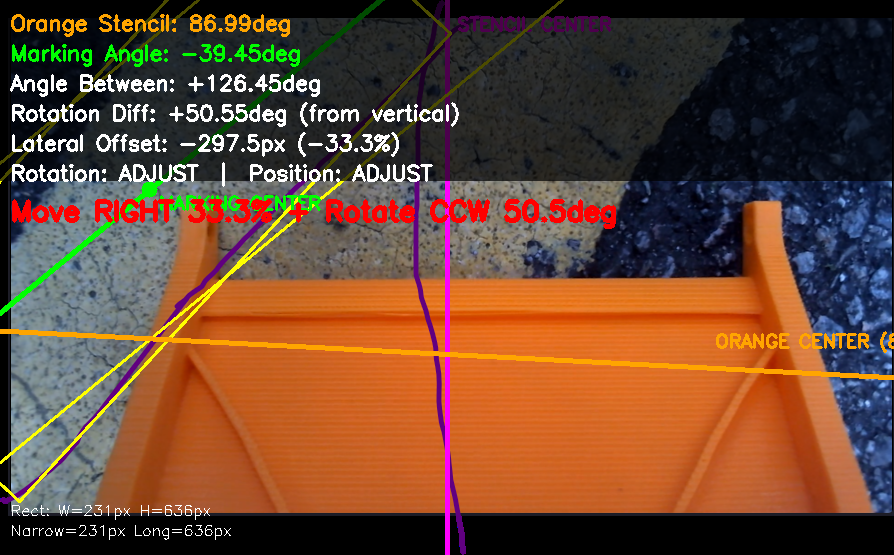
#> input picture RPI_codes/cam/datas/centerline_image.png, 894 x 555 px; its folder holds only this picture in this run
$ python mask.py
#> lines starting #> are read from the running program, lines starting #| are printed output that depends on the picture; after the words box and inside, x2 and y2 are one past the last pixel; in counts of white or black regions, pixels touching at a corner belong together
# -*- coding: utf-8 -*-
"""
Color Mask Visualizer
=====================

Detects and highlights different colors in the image as separate masks.
Shows what the camera actually sees for each color range.

Usage:
    python mask.py

Put your test images in the 'datas' folder.
"""

import cv2
import numpy as np
import os
import glob


class ColorMaskVisualizer:
    """Visualizes color detection masks for alignment system"""

    def __init__(self):
        """Initialize with predefined color ranges"""

        # Orange stencil (HSV)
        self.orange_lower = np.array([5, 150, 150])
        self.orange_upper = np.array([20, 255, 255])

        # Yellow marking (HSV)
        self.yellow_lower = np.array([15, 80, 80])
        self.yellow_upper = np.array([35, 255, 255])

        # White marking (HSV)
        self.white_lower = np.array([0, 0, 98])
        self.white_upper = np.array([180, 199, 254])

        # Black/Dark asphalt (HSV)
        self.black_lower = np.array([0, 0, 0])
        self.black_upper = np.array([180, 255, 50])

    def create_masks(self, image: np.ndarray):
        """
        Create color masks for all detected colors

        Returns:
            Dictionary of color masks
        """
        # Convert to HSV
        hsv = cv2.cvtColor(image, cv2.COLOR_BGR2HSV)

        # Create individual masks
        masks = {}

        # Orange stencil
        masks['orange'] = cv2.inRange(hsv, self.orange_lower, self.orange_upper)

        # Yellow marking
        masks['yellow'] = cv2.inRange(hsv, self.yellow_lower, self.yellow_upper)

        # White marking
        masks['white'] = cv2.inRange(hsv, self.white_lower, self.white_upper)

        # Black/Dark background
        masks['black'] = cv2.inRange(hsv, self.black_lower, self.black_upper)

        # Combined yellow+white (road marking)
        masks['marking'] = cv2.bitwise_or(masks['yellow'], masks['white'])

        # Clean up masks with morphological operations
        kernel = np.ones((3, 3), np.uint8)
        for color_name in masks:
            masks[color_name] = cv2.morphologyEx(masks[color_name], cv2.MORPH_OPEN, kernel)
            masks[color_name] = cv2.morphologyEx(masks[color_name], cv2.MORPH_CLOSE, kernel)

        return masks

    def create_colored_overlay(self, image: np.ndarray, masks: dict):
        """
        Create an overlay showing all detected colors

        Returns:
            Image with colored overlays
        """
        overlay = image.copy()

        # Define colors for each mask (BGR format)
        colors = {
            'orange': (0, 165, 255),   # Orange
            'yellow': (0, 255, 255),   # Yellow
            'white': (255, 255, 255),  # White
            'black': (128, 128, 128),  # Gray (for black areas)
        }

        # Apply colored overlays
        for color_name, color_bgr in colors.items():
            if color_name in masks:
                mask = masks[color_name]
                colored_mask = np.zeros_like(image)
                colored_mask[:] = color_bgr

                # Apply mask with transparency
                alpha = 0.6
                overlay = np.where(mask[:, :, np.newaxis] > 0,
                                  cv2.addWeighted(overlay, 1-alpha, colored_mask, alpha, 0),
                                  overlay)

        return overlay

    def create_grid_visualization(self, image: np.ndarray, masks: dict):
        """
        Create a grid showing original + all masks

        Returns:
            Grid image with all visualizations
        """
        h, w = image.shape[:2]

        # Convert masks to BGR for display
        mask_images = {}
        for name, mask in masks.items():
            mask_bgr = cv2.cvtColor(mask, cv2.COLOR_GRAY2BGR)
            mask_images[name] = mask_bgr

        # Create colored versions
        colored_masks = {}
        colors = {
            'orange': (0, 165, 255),
            'yellow': (0, 255, 255),
            'white': (255, 255, 255),
            'black': (128, 128, 128),
            'marking': (0, 255, 128),  # Green for combined marking
        }

        for name, mask in masks.items():
            if name in colors:
                colored = np.zeros((h, w, 3), dtype=np.uint8)
                colored[mask > 0] = colors[name]
                colored_masks[name] = colored

        # Create overlay
        overlay = self.create_colored_overlay(image, masks)

        # Create grid layout (3 rows x 3 columns)
        # Row 1: Original | Orange Mask | Yellow Mask
        # Row 2: White Mask | Black Mask | Combined Marking
        # Row 3: Overlay | Orange Colored | Yellow Colored

        # Resize for grid
        scale = 0.5
        new_w = int(w * scale)
        new_h = int(h * scale)

        def resize_img(img):
            return cv2.resize(img, (new_w, new_h))

        # Row 1
        row1_col1 = resize_img(image.copy())
        cv2.putText(row1_col1, "ORIGINAL", (10, 30),
                   cv2.FONT_HERSHEY_SIMPLEX, 0.7, (255, 255, 255), 2)

        row1_col2 = resize_img(mask_images['orange'])
        cv2.putText(row1_col2, "ORANGE MASK", (10, 30),
                   cv2.FONT_HERSHEY_SIMPLEX, 0.7, (255, 255, 255), 2)

        row1_col3 = resize_img(mask_images['yellow'])
        cv2.putText(row1_col3, "YELLOW MASK", (10, 30),
                   cv2.FONT_HERSHEY_SIMPLEX, 0.7, (255, 255, 255), 2)

        row1 = np.hstack([row1_col1, row1_col2, row1_col3])

        # Row 2
        row2_col1 = resize_img(mask_images['white'])
        cv2.putText(row2_col1, "WHITE MASK", (10, 30),
                   cv2.FONT_HERSHEY_SIMPLEX, 0.7, (255, 255, 255), 2)

        row2_col2 = resize_img(mask_images['black'])
        cv2.putText(row2_col2, "BLACK MASK", (10, 30),
                   cv2.FONT_HERSHEY_SIMPLEX, 0.7, (255, 255, 255), 2)

        row2_col3 = resize_img(mask_images['marking'])
        cv2.putText(row2_col3, "MARKING (Y+W)", (10, 30),
                   cv2.FONT_HERSHEY_SIMPLEX, 0.7, (255, 255, 255), 2)

        row2 = np.hstack([row2_col1, row2_col2, row2_col3])

        # Row 3
        row3_col1 = resize_img(overlay)
        cv2.putText(row3_col1, "OVERLAY", (10, 30),
                   cv2.FONT_HERSHEY_SIMPLEX, 0.7, (255, 255, 255), 2)

        row3_col2 = resize_img(colored_masks['orange'])
        cv2.putText(row3_col2, "ORANGE COLORED", (10, 30),
                   cv2.FONT_HERSHEY_SIMPLEX, 0.7, (255, 255, 255), 2)

        row3_col3 = resize_img(colored_masks['yellow'])
        cv2.putText(row3_col3, "YELLOW COLORED", (10, 30),
                   cv2.FONT_HERSHEY_SIMPLEX, 0.7, (255, 255, 255), 2)

        row3 = np.hstack([row3_col1, row3_col2, row3_col3])

        # Combine all rows
        grid = np.vstack([row1, row2, row3])

        # Add title bar
        title_bar = np.zeros((60, grid.shape[1], 3), dtype=np.uint8)
        cv2.putText(title_bar, "COLOR MASK VISUALIZATION", (20, 40),
                   cv2.FONT_HERSHEY_SIMPLEX, 1.2, (255, 255, 255), 2)

        final = np.vstack([title_bar, grid])

        return final

    def analyze_image(self, image: np.ndarray, output_path: str = None):
        """
        Analyze image and create visualizations

        Args:
            image: Input image
            output_path: Path to save output (optional)

        Returns:
            Grid visualization image
        """
        # Create masks
        masks = self.create_masks(image)

        # Calculate statistics
        stats = {}
        total_pixels = image.shape[0] * image.shape[1]

        for name, mask in masks.items():
            pixel_count = cv2.countNonZero(mask)
            percentage = (pixel_count / total_pixels) * 100
            stats[name] = {
                'pixels': pixel_count,
                'percentage': percentage
            }

        # Print statistics
        print("\n  Color Detection Statistics:")
        print("  " + "-"*50)
        for name, stat in stats.items():
            print(f"  {name.upper():12s}: {stat['pixels']:8d} px ({stat['percentage']:5.2f}%)")
        print("  " + "-"*50)

        # Create visualization
        grid = self.create_grid_visualization(image, masks)

        # Save if path provided
        if output_path:
            cv2.imwrite(output_path, grid)
            print(f"  Saved: {os.path.basename(output_path)}")

        return grid


def process_images(datas_folder: str):
    """Process all images in datas folder"""

    image_extensions = ['*.png', '*.jpg', '*.jpeg']
    image_files = []

    for ext in image_extensions:
        image_files.extend(glob.glob(os.path.join(datas_folder, ext)))

    if not image_files:
        print("No images found in datas folder")
        return

    print(f"\nFound {len(image_files)} images")
    print("="*70)

    visualizer = ColorMaskVisualizer()

    for img_path in sorted(image_files):
        # Skip already processed files
        if 'mask_' in os.path.basename(img_path):
            continue

        image = cv2.imread(img_path)
        if image is None:
            continue

        print(f"\n{os.path.basename(img_path)}:")
        print("-"*70)

        # Create output path
        output_path = os.path.join(datas_folder, f"mask_{os.path.basename(img_path)}")

        # Analyze and save
        grid = visualizer.analyze_image(image, output_path)

        # Show window (optional - comment out for batch processing)
        # cv2.imshow('Color Masks', grid)
        # cv2.waitKey(0)


def main():
    """Main function"""
    print("\n" + "="*70)
    print("COLOR MASK VISUALIZER")
    print("="*70)
    print("\nShows color detection masks for:")
    print("  • Orange (stencil)")
    print("  • Yellow (marking)")
    print("  • White (marking)")
    print("  • Black (background)")
    print("  • Combined marking (yellow + white)")
    print("="*70 + "\n")

    script_dir = os.path.dirname(os.path.abspath(__file__))
    datas_folder = os.path.join(script_dir, "datas")

    if not os.path.exists(datas_folder):
        print(f"ERROR: 'datas' folder not found: {datas_folder}")
        return

    print(f"Processing images in: {datas_folder}\n")

    process_images(datas_folder)
#> in process_images, image is the input picture: shape (555, 894, 3); mean B, G, R 50.7, 71.5, 107.4
#> in create_masks, `hsv = cv2.cvtColor(image, cv2.COLOR_BGR2HSV)`: hsv: shape (555, 894, 3); mean H, S, V 49.2, 126.7, 117.6
#> the loop in create_masks, `for color_name in masks:` made 5 passes
#> color_name on passes 1 to 5: 'orange', 'yellow', 'white', 'black', 'marking'
#> after the loop in create_masks, `for color_name in masks:`: masks = 5 items
#> the loop in analyze_image, `for name, mask in masks.items():` made 5 passes
#> (name, pixel_count, percentage) on passes 1 to 5: ('orange', 166460, 33.55), ('yellow', 9926, 2), ('white', 106131, 21.39), ('black', 190384, 38.37), ('marking', 117160, 23.61)
#> the loop in analyze_image, `for name, stat in stats.items():` made 5 passes
#|   ORANGE      :   166460 px (33.55%)
#|   YELLOW      :     9926 px ( 2.00%)
#|   WHITE       :   106131 px (21.39%)
#|   BLACK       :   190384 px (38.37%)
#|   MARKING     :   117160 px (23.61%)
#> the loop in create_grid_visualization, `for name, mask in masks.items():` made 5 passes
#> pass 1, in create_grid_visualization, `mask_bgr = cv2.cvtColor(mask, cv2.COLOR_GRAY2BGR)`:
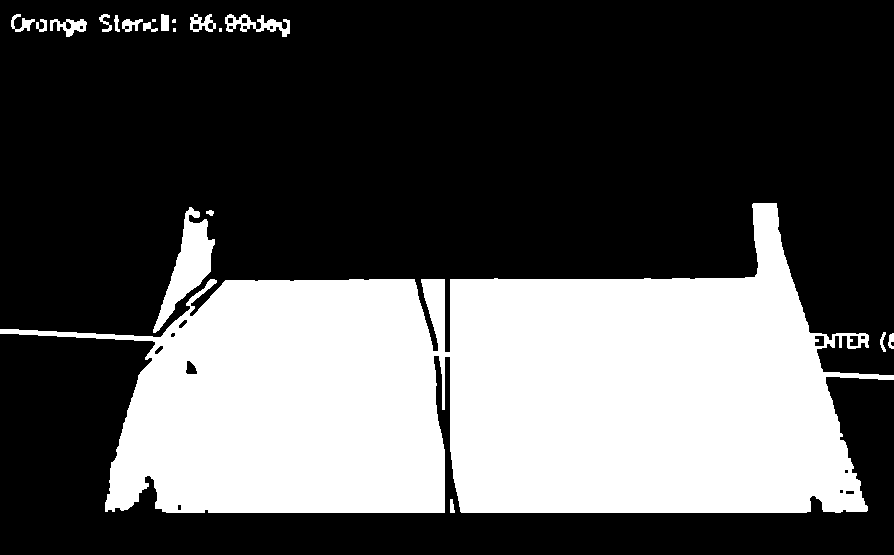
#> mask_bgr: shape (555, 894, 3); 33.5% white; 20 white regions (4 under 20 px), largest, box (x1, y1, x2, y2) and area: (0, 203, 894, 513) 161399, (153, 207, 215, 333) 2793, (225, 14, 290, 37) 613
#> after the loop in create_grid_visualization, `for name, mask in masks.items():`:
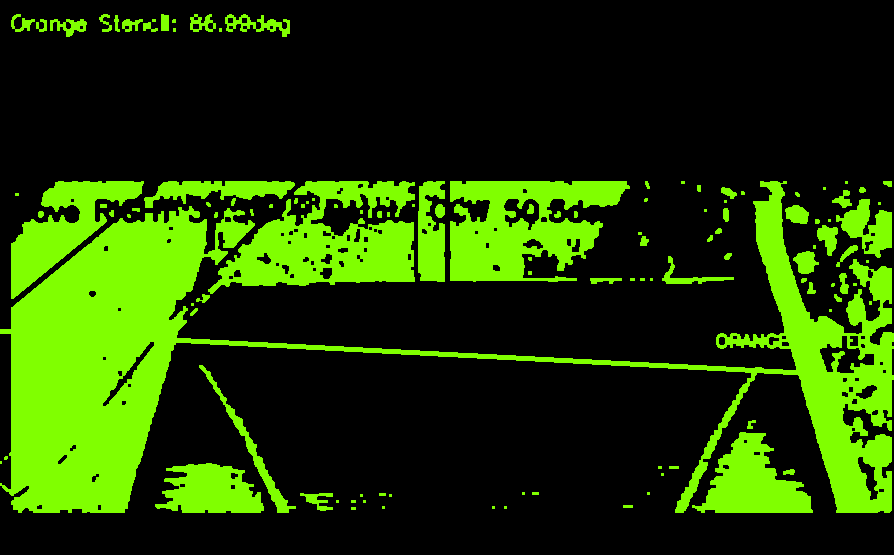
#> colored: shape (555, 894, 3); mean of channels 0, 1, 2 0, 60.2, 30.2; drawn as B, G, R
#> after the loop in create_colored_overlay, `for color_name, color_bgr in colors.items():`: colored_mask: shape (555, 894, 3); every value is 128
#> in create_grid_visualization, `cv2.putText(row1_col1, "ORIGINAL", (10, 30), cv2.FONT_HERSHEY_SIMPLEX,..`: row1_col1: shape (277, 447, 3); mean B, G, R 52.3, 72.7, 108.9
#> in create_grid_visualization, `cv2.putText(row1_col2, "ORANGE MASK", (10, 30), cv2.FONT_HERSHEY_SIMPL..`: row1_col2: shape (277, 447, 3); min 0, max 255, mean 88.1
#> in create_grid_visualization, `cv2.putText(row1_col3, "YELLOW MASK", (10, 30), cv2.FONT_HERSHEY_SIMPL..`: row1_col3: shape (277, 447, 3); min 0, max 255, mean 7.4
#> in create_grid_visualization, `cv2.putText(row2_col1, "WHITE MASK", (10, 30), cv2.FONT_HERSHEY_SIMPLE..`: row2_col1: shape (277, 447, 3); min 0, max 255, mean 56.7
#> in create_grid_visualization, `cv2.putText(row2_col2, "BLACK MASK", (10, 30), cv2.FONT_HERSHEY_SIMPLE..`:
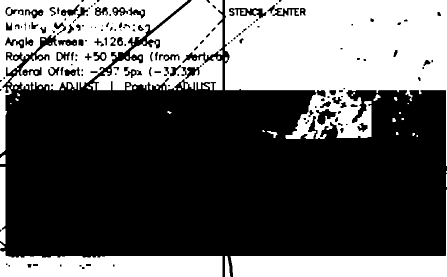
#> row2_col2: shape (277, 447, 3); min 0, max 255, mean 98.4
#> in create_grid_visualization, `cv2.putText(row2_col3, "MARKING (Y+W)", (10, 30), cv2.FONT_HERSHEY_SIM..`: row2_col3: shape (277, 447, 3); min 0, max 255, mean 62.9
#> in create_grid_visualization, `cv2.putText(row3_col1, "OVERLAY", (10, 30), cv2.FONT_HERSHEY_SIMPLEX, ..`:
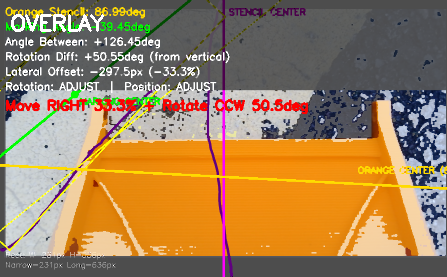
#> row3_col1: shape (277, 447, 3); mean B, G, R 89.5, 128, 158.6
#> in create_grid_visualization, `cv2.putText(row3_col2, "ORANGE COLORED", (10, 30), cv2.FONT_HERSHEY_SI..`:
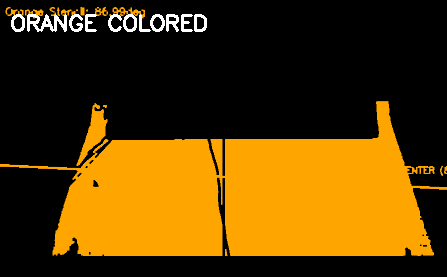
#> row3_col2: shape (277, 447, 3); mean of channels 0, 1, 2 3.3, 58.6, 88.8; drawn as B, G, R
#> in create_grid_visualization, `cv2.putText(row3_col3, "YELLOW COLORED", (10, 30), cv2.FONT_HERSHEY_SI..`:
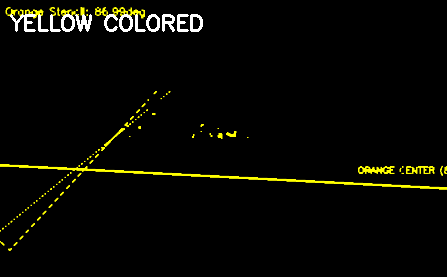
#> row3_col3: shape (277, 447, 3); mean of channels 0, 1, 2 3, 8.1, 8.1; drawn as B, G, R
#> in create_grid_visualization, `cv2.putText(title_bar, "COLOR MASK VISUALIZATION", (20, 40), cv2.FONT_..`: title_bar: shape (60, 1341, 3); 4.9% white; 22 white regions, largest, box (x1, y1, x2, y2) and area: (167, 14, 189, 42) 295, (519, 14, 539, 42) 241, (122, 14, 142, 42) 236
#> in create_grid_visualization, `final = np.vstack([title_bar, grid])`:
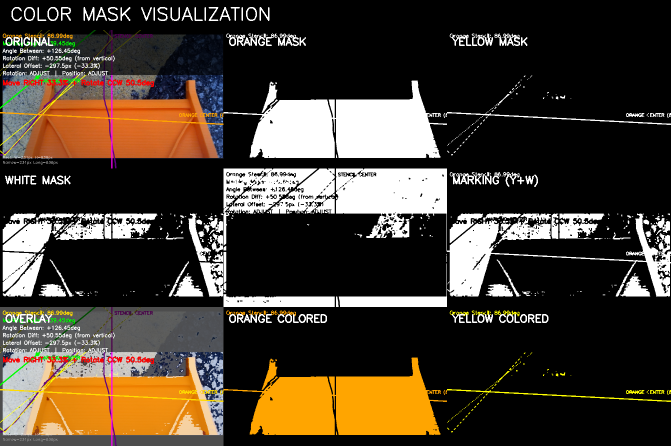
#> final: shape (891, 1341, 3) (shown at 1/2 size); mean of channels 0, 1, 2 48.7, 61, 71.1; drawn as B, G, R

    print("\n" + "="*70)
    print("Done! Check 'mask_*.png' files in datas folder")
    print("="*70 + "\n")


if __name__ == "__main__":
    main()
